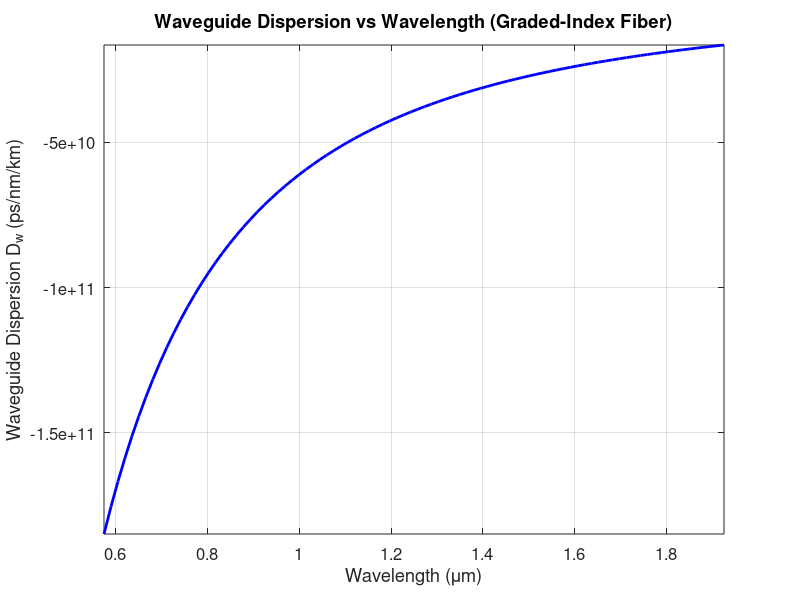

MATLAB code to generate this figure:
% Parameters for graded-index fiber
n1 = 1.46;  % Core refractive index (at core center)
n2 = 1.45;  % Cladding refractive index
a = 5e-6;   % Core radius (m)
c = 3e8;    % Speed of light (m/s)

% Function to calculate Numerical Aperture (NA)
function na = calculate_na(n1, n2)
    na = sqrt(n1^2 - n2^2);
end

% Function to calculate Acceptance angle (θa) in degrees
function theta_a_deg = calculate_acceptance_angle(na)
    theta_a_deg = rad2deg(asin(na));
end

% Function to calculate relative refractive index difference (Δ)
function delta = calculate_delta(n1, n2)
    delta = (n1^2 - n2^2) / (2 * n1^2);
end

% Function to calculate V number
function v = calculate_v_number(a, na, wavelength)
    v = (2 * pi * a * na) ./ wavelength;
end

% Function to calculate effective refractive index for graded-index fiber
function n_eff = calculate_n_eff(n1, delta, v)
    n_eff = n1 * sqrt(1 - 2 * delta ./ sqrt(v));
end

% Function to calculate propagation constant (β)
function beta = calculate_beta(k0, n_eff)
    beta = k0 .* n_eff;
end

% Function to calculate waveguide dispersion (D_w) in ps/(nm·km)
function [D_w, lambda_range_disp] = calculate_waveguide_dispersion(lambda_range, beta_range, c)
    d_lambda = lambda_range(2) - lambda_range(1);
    d_beta = gradient(beta_range, d_lambda);  % First derivative
    d2_beta = gradient(d_beta, d_lambda);    % Second derivative
    lambda_range_disp = lambda_range(6:end-5);  % Adjust for length reduction
    d2_beta = d2_beta(6:end-5);             % Trim to match
    D_w = - (lambda_range_disp ./ c) .* d2_beta * 1e6;  % Convert to ps/(nm·km)
end

% Calculate NA
NA = calculate_na(n1, n2);

% Calculate Acceptance angle
theta_a_deg = calculate_acceptance_angle(NA);

% Calculate relative refractive index difference
delta = calculate_delta(n1, n2);

% Wavelength range (500 nm to 2000 nm)
lambda_range = linspace(500e-9, 2000e-9, 100);

% Calculate V number, n_eff, and beta for the range
V_range = calculate_v_number(a, NA, lambda_range);
n_eff_range = calculate_n_eff(n1, delta, V_range);
k0_range = 2 * pi ./ lambda_range;
beta_range = calculate_beta(k0_range, n_eff_range);

% Calculate waveguide dispersion
[D_w_range, lambda_range_disp] = calculate_waveguide_dispersion(lambda_range, beta_range, c);

% Calculate V number at a reference wavelength (e.g., 650 nm for consistency)
V_0 = calculate_v_number(a, NA, 650e-9);

% Print results
fprintf('Numerical Aperture (NA): %.4f\n', NA);
fprintf('Acceptance angle (θa): %.4f degrees\n', theta_a_deg);
fprintf('Relative index difference (Δ): %.4f\n', delta);
fprintf('V number at 650 nm: %.4f\n', V_0);

% Plot
figure('Position', [100, 100, 800, 500]);
plot(lambda_range_disp*1e6, D_w_range, 'b-', 'LineWidth', 2);
xlabel('Wavelength (μm)');
ylabel('Waveguide Dispersion D_w (ps/nm/km)');
title('Waveguide Dispersion vs Wavelength (Graded-Index Fiber)');
grid on;
set(gca, 'FontSize', 12);
axis tight;